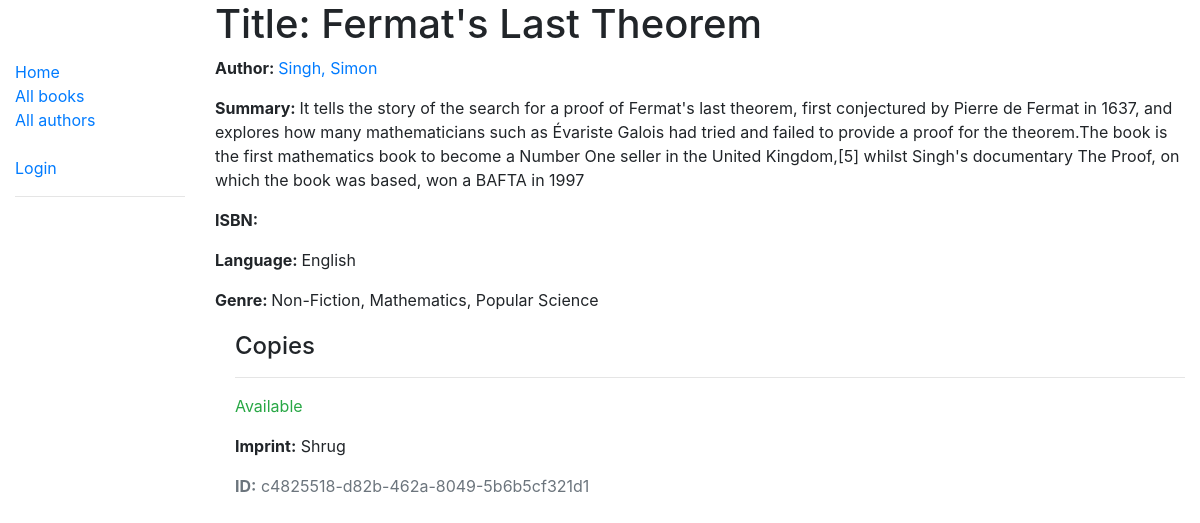
/catalog/books/1, run on the app's committed database.
### catalog/models.py (models this page shows, shortened)
class Book(models.Model):
    title = models.CharField(max_length=200)
    author = models.ForeignKey("Author", on_delete=models.SET_NULL, null = True)
    summary = models.TextField(max_length = 1000
            , help_text = "Enter a brief description of the book")
    isbn = models.CharField("ISBN", max_length= 13
            , help_text = '13 character <a href="https://www.isbn-international.org/content/what-isbn">ISBN number</a>')
    genre = models.ManyToManyField(Genre, help_text = "Select a genre for the book")
    language = models.ForeignKey('Language', on_delete = models.SET_NULL, null=True)
    def display_genre(self):
        """Create a string for the Genre. This is required to display genre in Admin."""
        return ', '.join(genre.name for genre in self.genre.all()[:3])
    display_genre.short_description = 'Genre'

class Author(models.Model):
    first_name = models.CharField(max_length = 100)
    last_name = models.CharField(max_length = 100)
    date_of_birth = models.DateField(null = True, blank = True)
    date_of_death = models.DateField('Died', null = True, blank = True)
    class Meta:
        ordering = ['last_name', 'first_name']
    def __str__(self):
        return f"{self.last_name}, {self.first_name}"

class Language(models.Model):
    name = models.CharField(max_length = 100
            , help_text = "Enter the book's natural language (3.g. French, Englush or Japanese)")
    def __str__(self):
        return self.name

class Genre(models.Model):
    name = models.CharField(max_length=200
            , help_text = 'Enter a book genre (e.g. Science Fiction)'
            )
    def __str__(self):
        return self.name

class BookInstance(models.Model):
    id = models.UUIDField(primary_key = True, default=uuid.uuid4
            , help_text = "Unique ID for this specific copy of a book")
    book = models.ForeignKey("Book", on_delete = models.SET_NULL, null=True)
    imprint = models.CharField(max_length = 200)
    due_back = models.DateField(null=True, blank=True)
    borrower = models.ForeignKey(User, on_delete=models.SET_NULL, null=True, blank=True)
    LOAN_STATUS = (
          ('m', "Maintenance")
        , ('o', "On loan")
        , ('a', "Available")
        , ('r', "Reserved")
    )
    status = models.CharField(
          max_length = 1
        , choices = LOAN_STATUS
        , blank = True
        , default = "m"
        , help_text = "Book availability"
    )
    class Meta:
        ordering = ['due_back']
        permissions =(('can_mark_returned', 'set book as returned'),)

### catalog/views.py (the view)
# urls.py: , path("books/<int:pk>", views.BookDetailView.as_view(), name = 'book-detail')
class BookDetailView(generic.DetailView):
    model = Book

### catalog/templates/catalog/book_detail.html (shortened to what this page needs)
{% extends "base_generic.html" %}
{% block content %}
  <h1>Title: {{ book.title }}</h1>
  <p><strong>Author: </strong><a href="">{{ book.author }}</a></p>
  <p><strong>Summary: </strong>{{ book.summary }}</p>
  <p><strong>ISBN: </strong>{{ book.ISBN }}</p>
  <p><strong>Language: </strong>{{ book.language }}</p>
  <p><strong>Genre: </strong>{{ book.genre.all|join:", " }}</p>
  <div style='margin-left:20px;margin-top:20px'>
    <h4>Copies</h4>
    {% for copy in book.bookinstance_set.all %}
      <hr>
      <p class="{% if copy.status == 'a' %}text-success{% elif copy.status == 'm' %}
                text-danger{% else %}text-warning{% endif %}">
        {{ copy.get_status_display }}
      </p>
      <p><strong>Imprint:</strong> {{ copy.imprint }}</p>
      <p class='text-muted'><strong>ID:</strong> {{ copy.id }}</p>
    {% endfor %}
  </div>
{% endblock %}

### data on the page
Book: title "Fermat's Last Theorem", author "Singh, Simon", summary "It tells the story of the search for a proof of Fermat's last theorem, first conjectured by Pierre de Fermat in 1637, and explores how many mathematicians such as Évariste Galois had tried and failed to provide a proof for the theorem.The book is the first mathematics book to become a Number One seller in the United Kingdom,[5] whilst Singh's documentary The Proof, on which the book was based, won a BAFTA in 1997", language "English", genre.all "Non-Fiction, Mathematics, Popular Science"
BookInstance: status "Available", imprint "Shrug", id "c4825518-d82b-462a-8049-5b6b5cf321d1"
